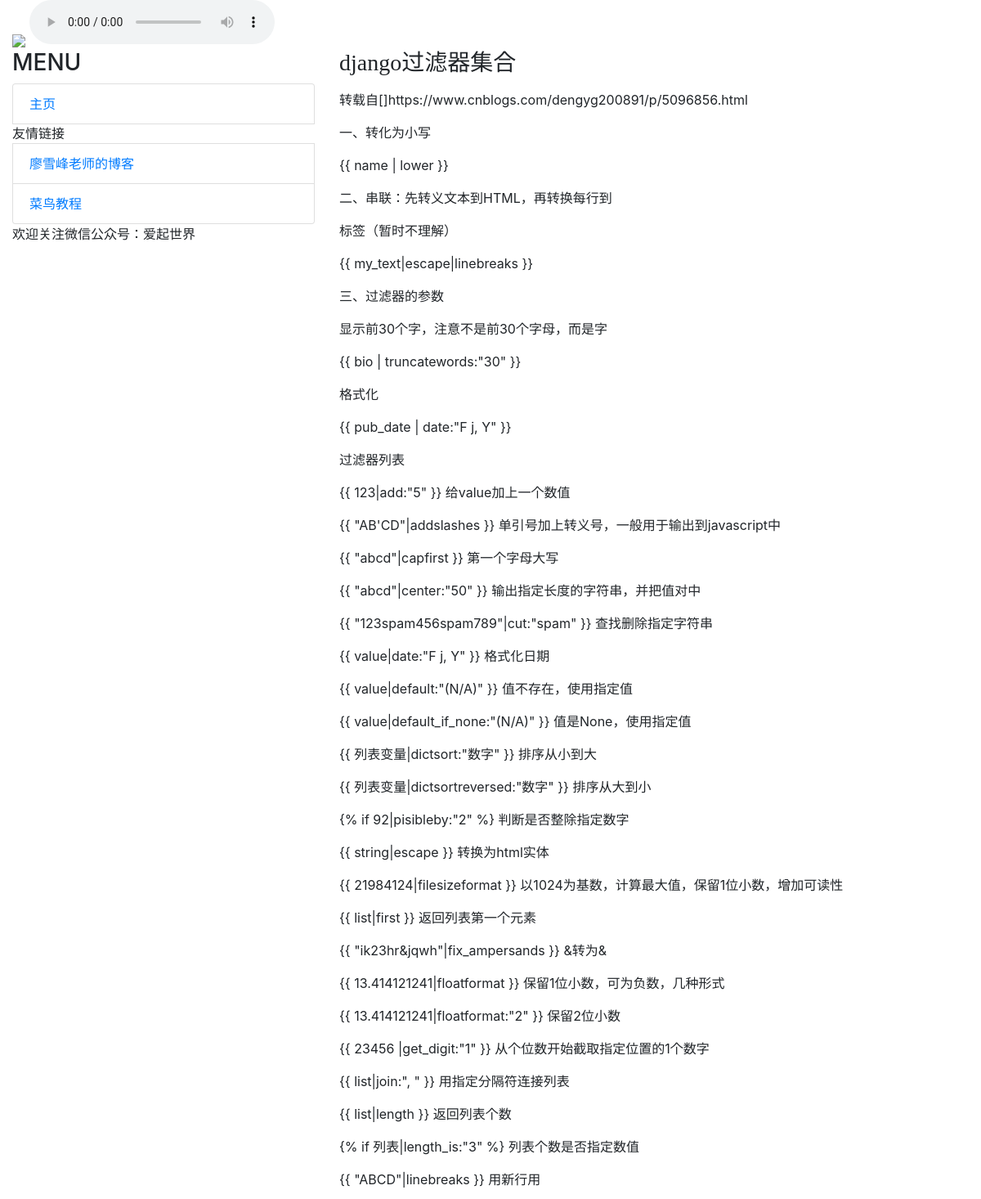
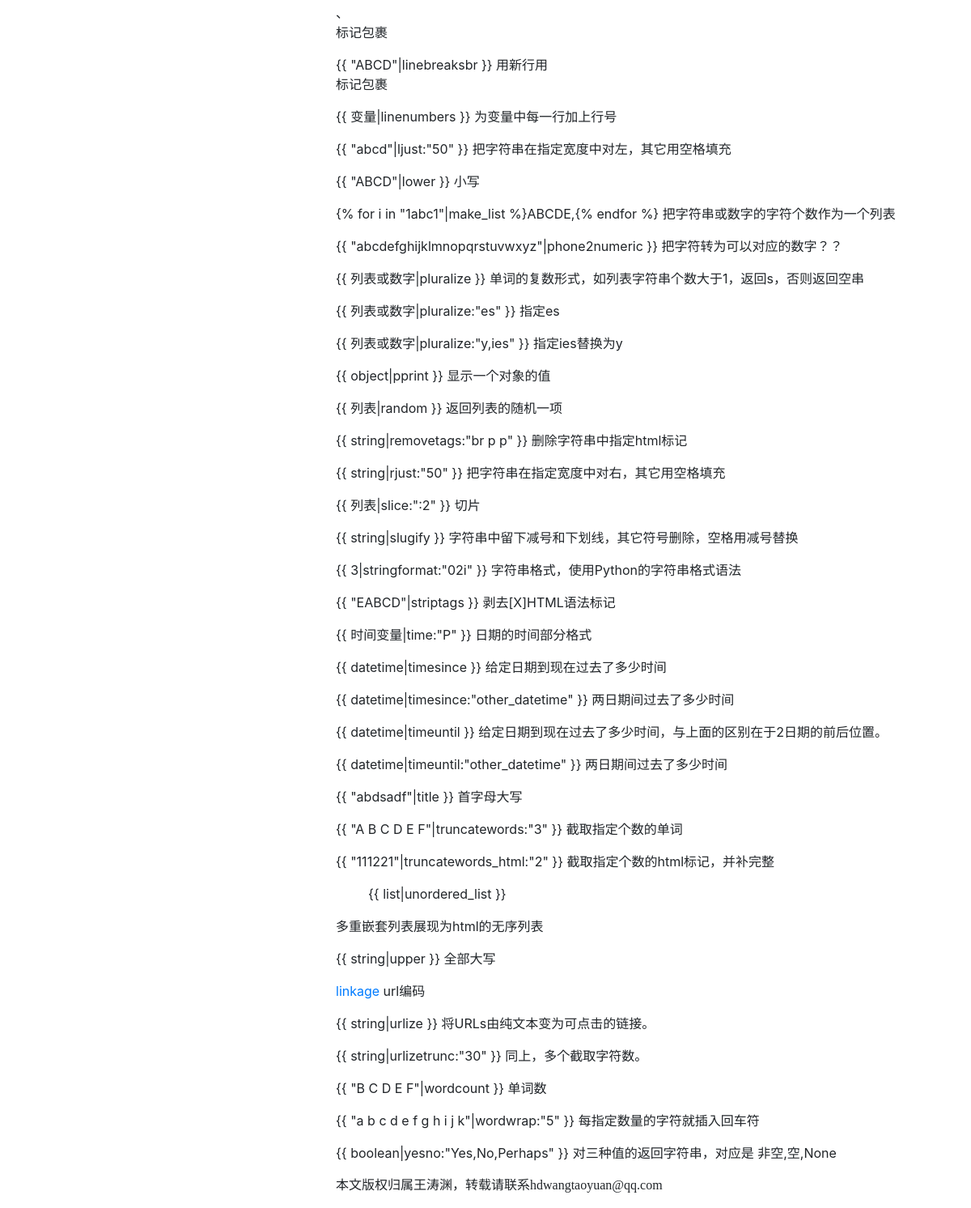
Screenshot of /post/wty with the database file from the repository (2 pictures, top to bottom).
### mainsite/models.py (models this page shows, shortened)
class Post(models.Model):
    title = models.CharField(max_length=200)
    author = models.CharField(max_length=200)
    body = models.TextField()
    pub_date = models.DateTimeField(default=timezone.now)
    class Meta:
        ordering = ('-pub_date',)

### mainsite/views.py (the view)
# urls.py: url(r'^post/(\w+)$', showpost),
def showpost(request, author):
    template = get_template('post.html')
    try:
        post = Post.objects.get(author=author)
        if post != None:
            html = template.render(locals())
            return HttpResponse(html)
    except:
        return redirect('/') #直接返回首页

### templates/post.html (shortened to what this page needs)
{% extends 'base.html' %}
{% load markdown_deux_tags %}
{% block headmessage %}
    <h3 style="font-family:微软雅黑;">{{post.title}}</h3>
{% endblock %}
{% block content %}
        <p style="font-family:微软雅黑;font-size:12pt;letter-spacing:2pt;">
            {{post.body | markdown}}
        </p>
{% endblock %}

### rows the page displays
Post: title "django过滤器集合", body "转载自[]https://www.cnblogs.com/dengyg200891/p/5096856.html 一、转化为小写 {{ name | lower }} 二、串联：先转义文本到HTML，再转换每行到 标签（暂时不理解） {{ my_text|escape|linebreaks }} 三、过滤器的参数 显示前30个字，注意不是前30个字母，而是字 {{ bio | truncatewords:\"30\" }} 格式化 {{ pub_date | date:\"F j, Y\" }} 过滤器列表 {{ 123|add:\"5\" }} 给value加上一个数值 {{ \"AB'CD\"|addslashes }} 单引号加上转义号，一般用于输出到javascript中 {{ \"abcd\"|capfirst }} 第一个字母大写 {{ \"abcd\"|center:\"50\" }} 输出指定长度的字符串，并把值对中 {{ \"123spam456spam789\"|cut:\"spam\" }} 查找删除指定字符串 {{ value|date:\"F j, Y\" }} 格式化日期 {{ value|default:\"(N/A)\" }} 值不存在，使用指定值 {{ value|default_if_none:\"(N/A)\" }} 值是None，使用指定值 {{ 列表变量|dictsort:\"数字\" }} 排序从小到大 {{ 列表变量|dictsortreversed:\"数字\" }} 排序从大到小 {% if 92|pisibleby:\"2\" %} 判断是否整除指定数字 {{…"
